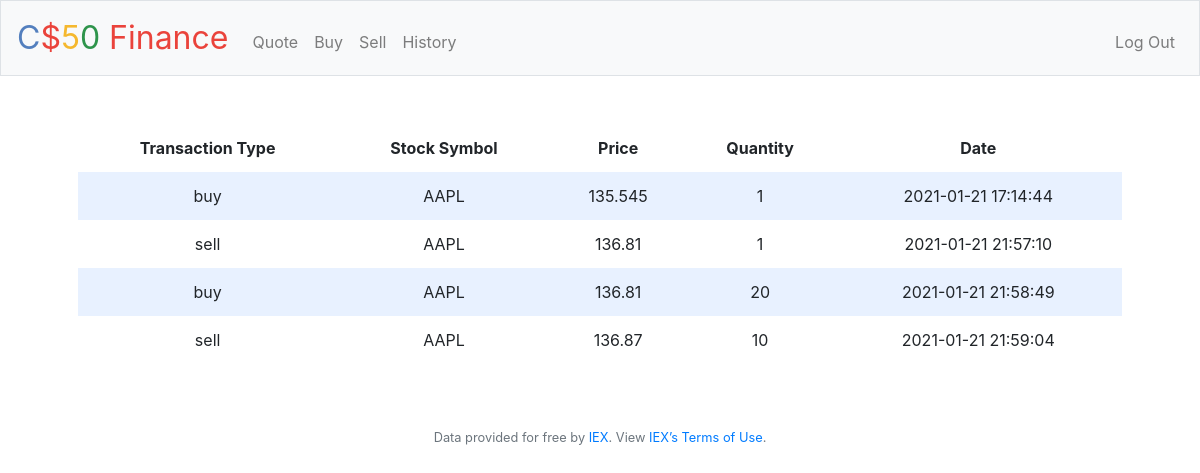
Screenshot of /history (signed in) with the database file from the repository.
### tables this page shows
CREATE TABLE movements (id INTEGER, user_id INTEGER, type TEXT NOT NULL, symbol TEXT NOT NULL,
price NUMERIC NOT NULL, quantity NUMERIC NOT NULL, date DATE, PRIMARY KEY(id));

### application.py (the view)
@app.route("/history")
@login_required
def history():
    useragent = session["user_id"]
    history_c = db.execute("SELECT * FROM movements WHERE user_id=(?)", useragent)
    return render_template("history.html", history_channel=history_c)

### application.py (called while the page is built)
@app.after_request
def after_request(response):
    response.headers["Cache-Control"] = "no-cache, no-store, must-revalidate"
    response.headers["Expires"] = 0
    response.headers["Pragma"] = "no-cache"
    return response

### helpers.py (called while the page is built)
def login_required(f):
    @wraps(f)
    def decorated_function(*args, **kwargs):
        if session.get("user_id") is None:
            return redirect("/login")
        return f(*args, **kwargs)
    return decorated_function

### templates/history.html (shortened to what this page needs)
{% extends "layout.html" %}
{% block main %}
    <table>
            <thead>
                <tr>
                    <th>Transaction Type</th>
                    <th>Stock Symbol</th>
                    <th>Price</th>
                    <th>Quantity</th>
                    <th>Date</th>
                </tr>
            </thead>
            <tbody>
                {% for channel in history_channel %}
                    <tr>
                            <td> {{ channel.type }} </td>
                            <td> {{ channel.symbol }} </td>
                            <td> {{ channel.price }} </td>
                            <td> {{ channel.quantity }} </td>
                            <td> {{ channel.date }} </td>
                    </tr>
                {% endfor %}
            </tbody>
        </table>
{% endblock %}

### templates/layout.html (shortened to what this page needs)
<!DOCTYPE html>
<html lang="en">
    <head>
        <link rel="stylesheet" href="https://cdn.jsdelivr.net/npm/bootstrap@4.5.3/dist/css/bootstrap.min.css">
        <link href="/static/styles.css" rel="stylesheet">
    </head>
    <body>
        <nav class="navbar navbar-expand-md navbar-light bg-light border">
            <a class="navbar-brand" href="/"><span class="blue">C</span><span class="red">$</span><span class="yellow">5</span><span class="green">0</span> <span class="red">Finance</span></a>
            <div class="collapse navbar-collapse" id="navbar">
                {% if session.user_id %}
                    <ul class="navbar-nav mr-auto mt-2">
                        <li class="nav-item"><a class="nav-link" href="/quote">Quote</a></li>
                        <li class="nav-item"><a class="nav-link" href="/buy">Buy</a></li>
                        <li class="nav-item"><a class="nav-link" href="/sell">Sell</a></li>
                        <li class="nav-item"><a class="nav-link" href="/history">History</a></li>
                    </ul>
                    <ul class="navbar-nav ml-auto mt-2">
                        <li class="nav-item"><a class="nav-link" href="/logout">Log Out</a></li>
                    </ul>
                {% else %}
                    <ul class="navbar-nav ml-auto mt-2">
                        <li class="nav-item"><a class="nav-link" href="/register">Register</a></li>
                        <li class="nav-item"><a class="nav-link" href="/login">Log In</a></li>
                    </ul>
                {% endif %}
            </div>
        </nav>
        <main class="container p-5">
            {% block main %}{% endblock %}
        </main>
        <footer class="small text-center text-muted">
            Data provided for free by <a href="https://iextrading.com/developer">IEX</a>. View <a href="https://iextrading.com/api-exhibit-a/">IEX’s Terms of Use</a>.
        </footer>
    </body>
</html>

### static/styles.css (style rules this page uses)
nav .navbar-brand { font-size: xx-large; }
nav .navbar-brand .blue { color: #537fbe; }
nav .navbar-brand .red { color: #ea433b; }
nav .navbar-brand .yellow { color: #f5b82e; }
nav .navbar-brand .green { color: #2e944b; }
main { overflow-x: auto; text-align: center; }
table { background-color: transparent; margin-bottom: 1rem; width: 100%; }
table th, table td { padding: 0.75rem; vertical-align: middle; }
tbody tr:nth-of-type(odd) { background-color: rgb(179, 208, 255, 0.3) }

### rows the page displays
movements: type "buy", symbol "AAPL", price "135.545", quantity "1", date "2021-01-21 17:14:44"
movements: type "sell", symbol "AAPL", price "136.81", quantity "1", date "2021-01-21 21:57:10"
movements: type "buy", symbol "AAPL", price "136.81", quantity "20", date "2021-01-21 21:58:49"
movements: type "sell", symbol "AAPL", price "136.87", quantity "10", date "2021-01-21 21:59:04"
